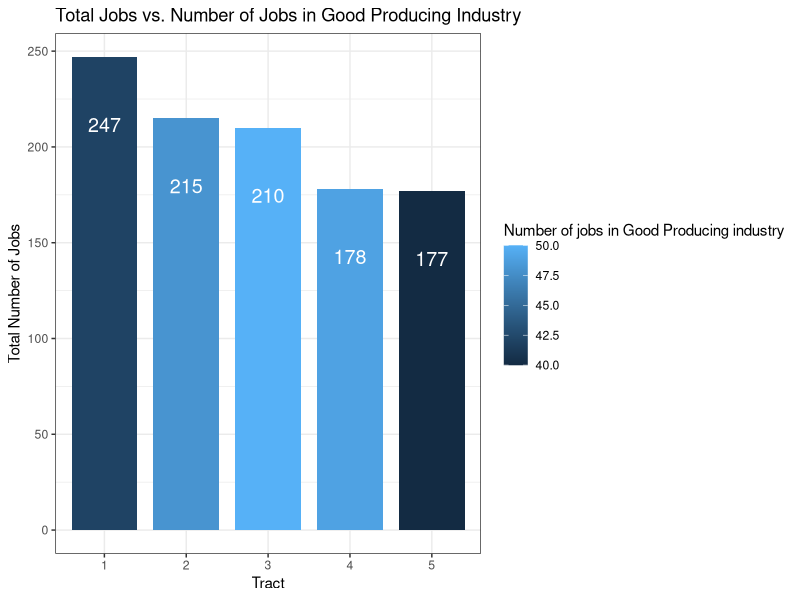
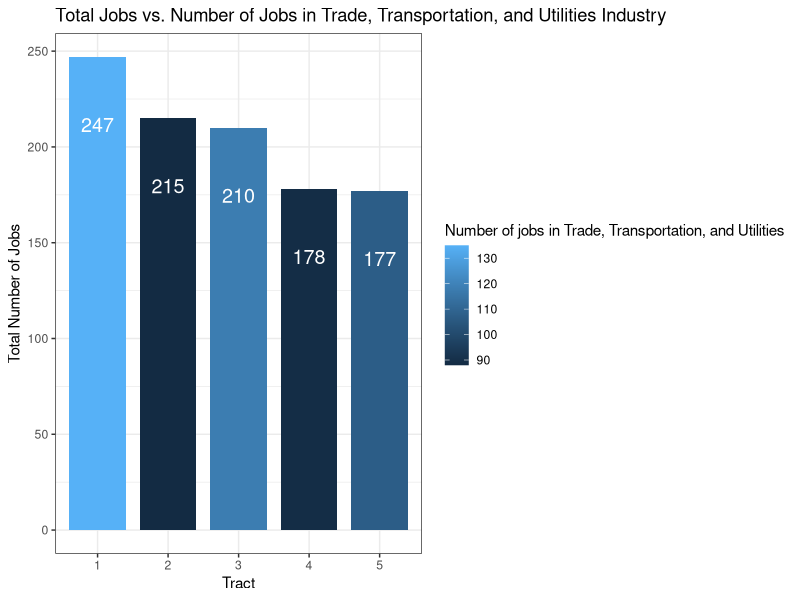
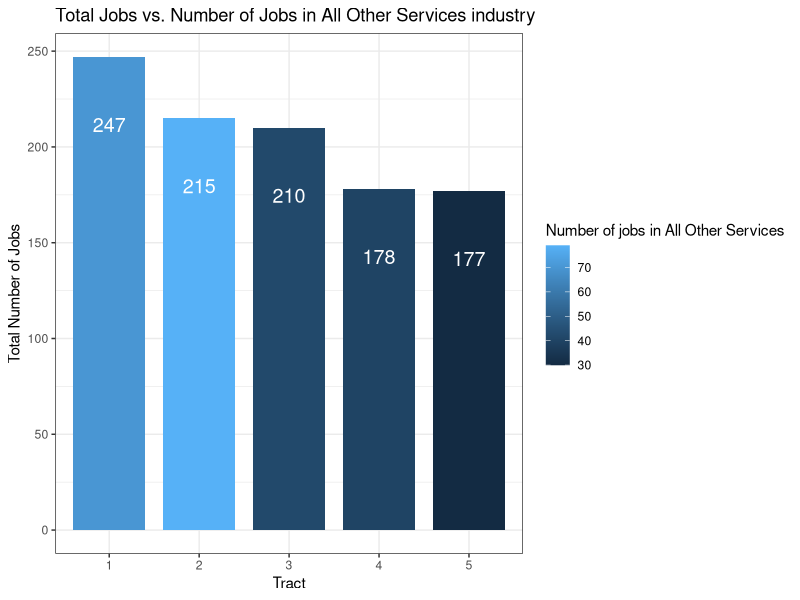

The R script that drew these images, in order:
## ---- chunk 1
knitr::opts_chunk$set(echo = TRUE)
## ---- chunk 2
#SETUP
library(ggplot2)
library(tidyverse)
OD_Tract <- read.csv("OD_TEST_TRACT_Sean.csv", fileEncoding = "latin1")

names(OD_Tract) <- c("Tract", "Census Tract", "Total Number of Jobs", "Workers ages 29 or younger", "Workers ages 30-54", "Workers ages 55 or older", "Number of Jobs earning $1250/month or less", "Number of Jobs earning between $1251 and $3333/month", "Number of jobs earning greater than $3333/month", "Number of jobs in Good Producing industry", "Number of jobs in Trade, Transportation, and Utilities", "Number of jobs in All Other Services")
OD_Tract_5 <- filter(OD_Tract, `Total Number of Jobs` >= 177)
OD_Tract2 = as_tibble(OD_Tract_5)
OD_Tract2$Tract = as.character(OD_Tract2$Tract)
OD_Tract2
## ---- chunk 3
#Comparison of the top 5 tracts between the three different work sectors and the total number of jobs

ggplot(OD_Tract2, aes(x=Tract,y=`Total Number of Jobs`, fill = `Number of jobs in Good Producing industry`, label = `Total Number of Jobs`)) + geom_bar(stat = "identity", width=0.8) +geom_text(size = 5, vjust = 5, color = "white") + ggtitle("Total Jobs vs. Number of Jobs in Good Producing Industry") + theme_bw()

ggplot(OD_Tract2, aes(x=Tract,y=`Total Number of Jobs`, fill = `Number of jobs in Trade, Transportation, and Utilities`, label = `Total Number of Jobs`)) + geom_bar(stat = "identity", width=0.8) + geom_text(size = 5, vjust = 5, color = "white") + ggtitle("Total Jobs vs. Number of Jobs in Trade, Transportation, and Utilities Industry") + theme_bw()

ggplot(OD_Tract2, aes(x=Tract,y=`Total Number of Jobs`, fill = `Number of jobs in All Other Services`, label = `Total Number of Jobs`)) + geom_bar(stat = "identity", width=0.8) + geom_text(size = 5, vjust = 5, color = "white") + ggtitle("Total Jobs vs. Number of Jobs in All Other Services industry") + theme_bw()
